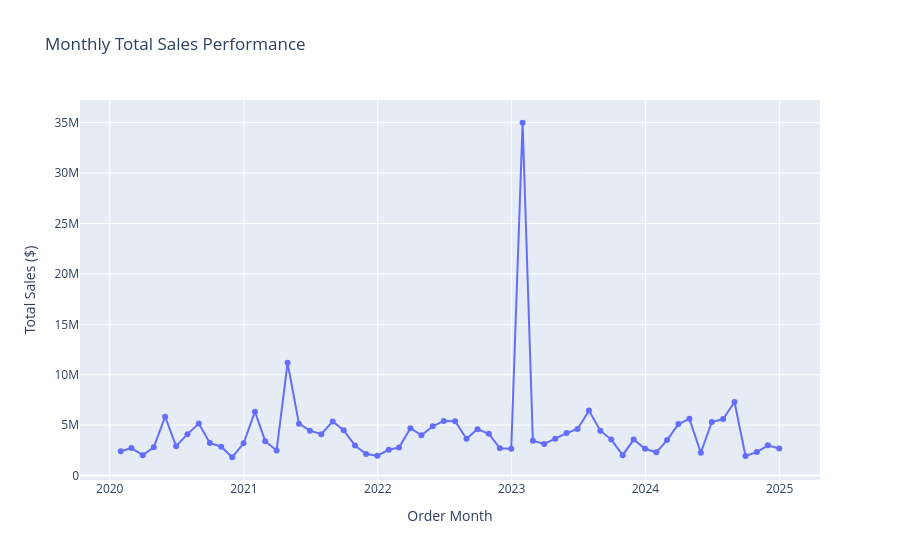

Here is the notebook cell this chart was saved with:
### Markdown cell above
#### 2. Monthly Total Sales Performance. ####

### Code cell
import plotly.express as px
monthly_sales = (
    df.groupby(pd.Grouper(key='order_date', freq='ME'))['sales_amount']
    .sum()
    .reset_index()
)

fig = px.line(
    monthly_sales, 
    x='order_date', 
    y='sales_amount', 
    title="Monthly Total Sales Performance",
    markers=True
)

fig.update_layout(
    xaxis_title='Order Month',
    yaxis_title='Total Sales ($)'
)
fig.show()
